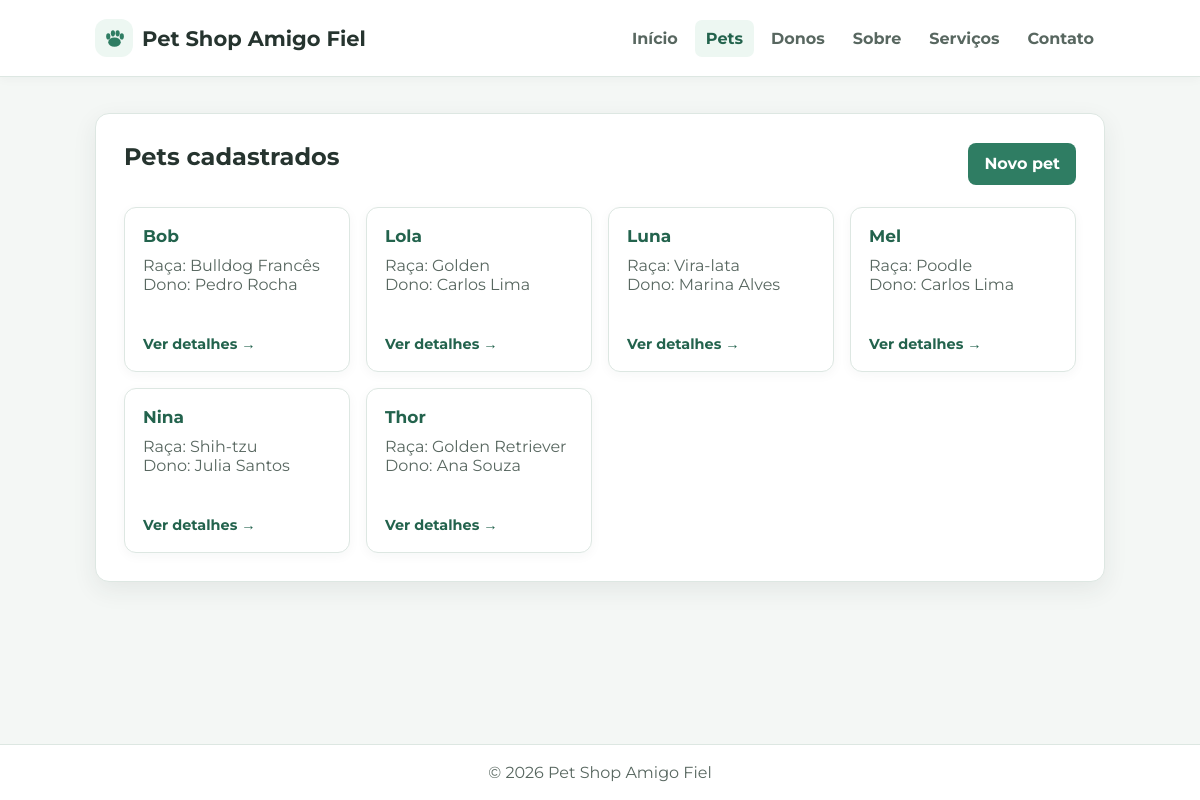
/pets, run on the app's committed database.
### tables this page shows
CREATE TABLE pets (
   id INTEGER PRIMARY KEY AUTOINCREMENT,
   nome TEXT NOT NULL,
   raca TEXT,
   dono_id INTEGER NOT NULL,
   FOREIGN KEY (dono_id) REFERENCES donos(id) ON DELETE CASCADE
);

CREATE TABLE donos (
   id INTEGER PRIMARY KEY AUTOINCREMENT,
   nome TEXT NOT NULL,
   tel TEXT,
   email TEXT UNIQUE
);

### app.py (the view)
def lista_pets():
   return render_template("pets.html", pets=db_sql.listar_pets())

### db_sql.py (called while the page is built)
def get_db():
   if "db" not in g:
       caminho = current_app.config.get(
           "SQL_DATABASE",
           os.path.join(current_app.root_path, "petshop.db"),
       )
       g.db = sqlite3.connect(caminho)
       g.db.row_factory = sqlite3.Row
       g.db.execute("PRAGMA foreign_keys = ON")
   return g.db

def listar_pets():
   return get_db().execute(
       "SELECT pets.id, pets.nome, pets.raca, donos.nome AS dono "
       "FROM pets INNER JOIN donos ON pets.dono_id = donos.id "
       "ORDER BY pets.nome"
   ).fetchall()

### templates/pets.html (shortened to what this page needs)
{% extends "base.html" %}
{% block conteudo %}
<section class="card">
    <div class="page-title">
        <h1>Pets cadastrados</h1>
        <a class="button" href="{{ url_for('novo_pet') }}">Novo pet</a>
    </div>
    {% if pets %}
    <div class="record-grid">
        {% for p in pets %}
        <a class="record-card" href="{{ url_for('pet', id=p.id) }}">
            <strong class="record-title">{{ p.nome }}</strong>
            <span class="record-detail">Raça: {{ p.raca or 'Não informada' }}</span>
            <span class="record-detail">Dono: {{ p.dono }}</span>
            <span class="record-link">Ver detalhes <span aria-hidden="true">→</span></span>
        </a>
        {% endfor %}
    </div>
    {% else %}
    <div class="empty-state">
        <p class="empty">Nenhum pet cadastrado ainda.</p>
        <a class="button" href="{{ url_for('novo_pet') }}">Cadastrar primeiro pet</a>
    </div>
    {% endif %}
</section>
{% endblock %}

### static/css/styles.css (style rules this page uses)
:root { --green: #2f7d63; --green-dark: #23634d; --green-light: #edf7f2; --text: #26342f; --muted: #586760; --border: #dde7e2; --background: #f4f7f5; --white: #ffffff; --danger: #b84b4b; --shadow: 0 8px 24px rgba(38, 52, 47, 0.08); --shadow-hover: 0 12px 28px rgba(38, 52, 47, 0.12); }
* { box-sizing: border-box; }
body { min-height: 100vh; margin: 0; display: flex; flex-direction: column; background: var(--background); color: var(--text); font-family: "Montserrat", Arial, Helvetica, sans-serif; }
a { color: var(--green-dark); }
.card { background: var(--white); border: 1px solid var(--border); border-radius: 14px; box-shadow: var(--shadow); padding: 28px; }
.page-title { margin-bottom: 22px; display: flex; align-items: center; justify-content: space-between; gap: 16px; }
h1, h2, p { margin-top: 0; }
h1 { margin-bottom: 14px; }
.record-grid, .info-grid { display: grid; grid-template-columns: repeat(auto-fit, minmax(220px, 1fr)); gap: 16px; }
.record-card { min-height: 165px; min-width: 0; display: flex; flex-direction: column; align-items: flex-start; padding: 18px; border: 1px solid var(--border); border-radius: 12px; background: var(--white); color: var(--text); text-decoration: none; box-shadow: 0 3px 12px rgba(38, 52, 47, 0.04); }
.record-title { display: block; margin-bottom: 10px; color: var(--green-dark); font-size: 17px; }
.record-detail { color: var(--muted); }
.record-link { margin-top: auto; padding-top: 16px; color: var(--green-dark); font-size: 0.9rem; font-weight: bold; }
.button, button { min-height: 42px; display: inline-flex; align-items: center; justify-content: center; border: 0; border-radius: 8px; padding: 10px 16px; background: var(--green); color: var(--white); font: inherit; font-weight: bold; text-decoration: none; cursor: pointer; transition: background-color 160ms ease, color 160ms ease, transform 160ms ease; }

### data on the page
pets: nome "Bob", raca "Bulldog Francês", dono "Pedro Rocha"
pets: nome "Lola", raca "Golden", dono "Carlos Lima"
pets: nome "Luna", raca "Vira-lata", dono "Marina Alves"
pets: nome "Mel", raca "Poodle", dono "Carlos Lima"
pets: nome "Nina", raca "Shih-tzu", dono "Julia Santos"
pets: nome "Thor", raca "Golden Retriever", dono "Ana Souza"
